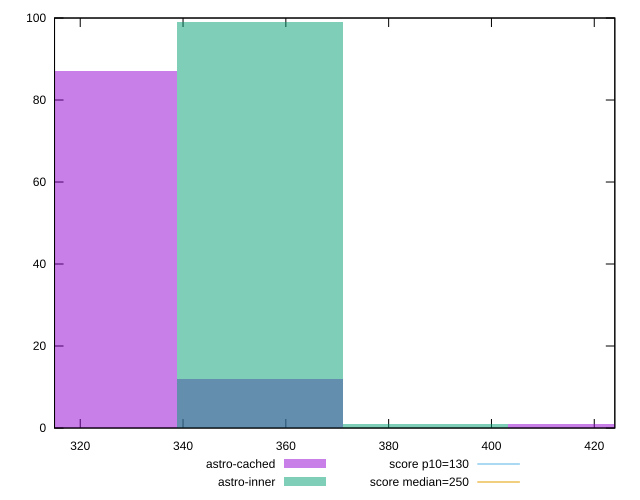

gnuplot code for this plot:
reset

$astroCached <<EOF
322.64835039864715 87
354.91318543851185 12
419.4428555182413 1
EOF

$astroInner <<EOF
354.91318543851185 99
387.17802047837654 1
EOF

set key outside below
set boxwidth 32.264835039864714
set xrange [315:424]
set yrange [0:100]
set trange [0:100]
set style fill transparent solid 0.5 noborder

set parametric
set terminal svg size 640, 500 enhanced background rgb 'white'
set output "reports/report_00033_2021-03-01T14-23-16.841Z/max-potential-fid/comparison/histogram/1_vs_2.svg"

plot $astroCached title "astro-cached" with boxes, \
     $astroInner title "astro-inner" with boxes, \
     130,t title "score p10=130", \
     250,t title "score median=250"

reset
